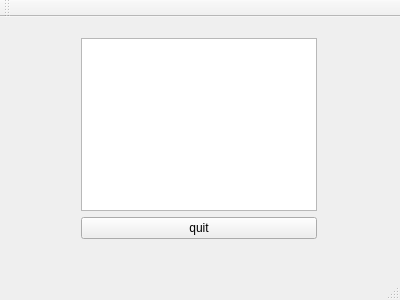
<?xml version="1.0" encoding="UTF-8"?>
<ui version="4.0">
 <class>PedestrianDetect</class>
 <widget class="QMainWindow" name="PedestrianDetect">
  <property name="geometry">
   <rect>
    <x>0</x>
    <y>0</y>
    <width>400</width>
    <height>300</height>
   </rect>
  </property>
  <property name="windowTitle">
   <string>PedestrianDetect</string>
  </property>
  <widget class="QWidget" name="centralWidget">
   <widget class="QWidget" name="">
    <property name="geometry">
     <rect>
      <x>70</x>
      <y>10</y>
      <width>258</width>
      <height>223</height>
     </rect>
    </property>
    <layout class="QVBoxLayout" name="verticalLayout">
     <item>
      <widget class="QTextEdit" name="textEdit"/>
     </item>
     <item>
      <widget class="QPushButton" name="quitButton">
       <property name="text">
        <string>quit</string>
       </property>
      </widget>
     </item>
    </layout>
   </widget>
  </widget>
  <widget class="QMenuBar" name="menuBar">
   <property name="geometry">
    <rect>
     <x>0</x>
     <y>0</y>
     <width>400</width>
     <height>23</height>
    </rect>
   </property>
  </widget>
  <widget class="QToolBar" name="mainToolBar">
   <attribute name="toolBarArea">
    <enum>TopToolBarArea</enum>
   </attribute>
   <attribute name="toolBarBreak">
    <bool>false</bool>
   </attribute>
  </widget>
  <widget class="QStatusBar" name="statusBar"/>
 </widget>
 <layoutdefault spacing="6" margin="11"/>
 <resources/>
 <connections/>
</ui>
